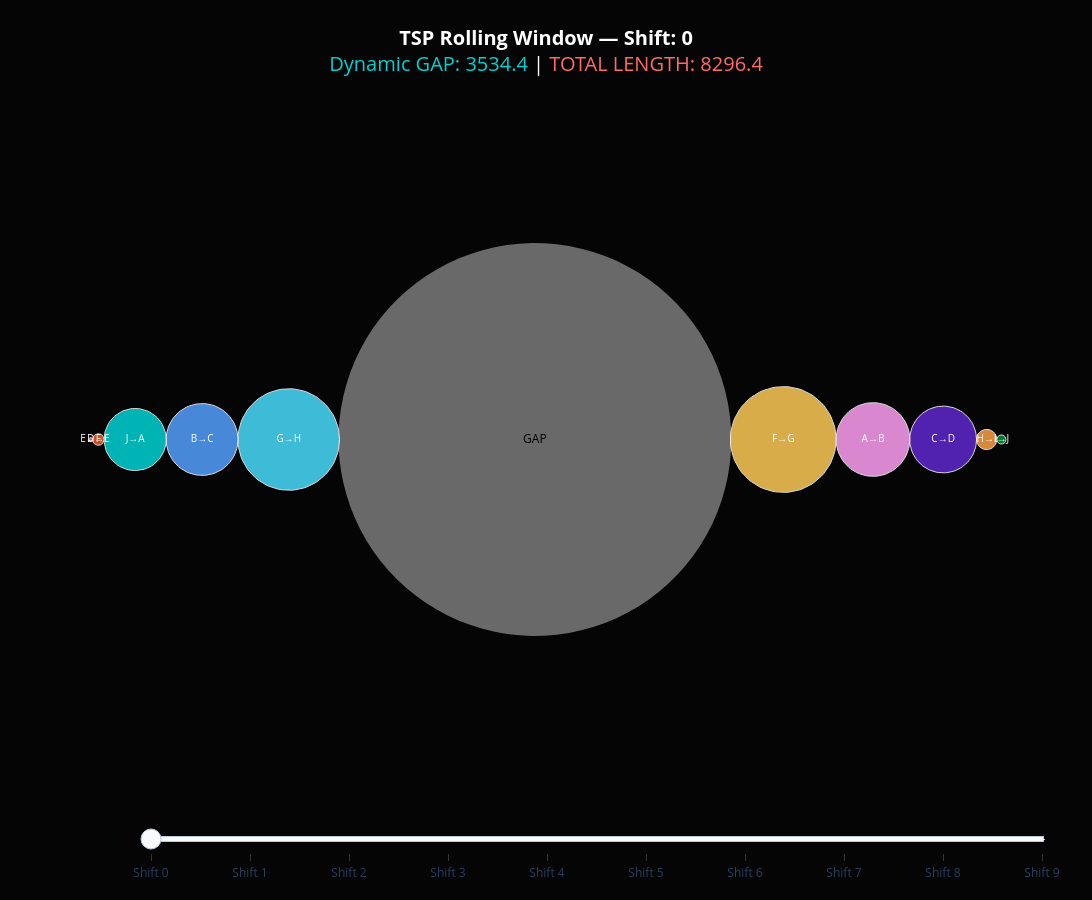

Notebook source saved alongside this figure:
### Code cell
import numpy as np
import plotly.graph_objects as go

# ============================================================
# TSP Chain — Circle Distribution (Dynamic Gap/Rolling Window)
# ============================================================

coords = np.array([
    [565.0, 575.0], [25.0, 185.0], [345.0, 750.0],
    [945.0, 685.0], [845.0, 655.0], [880.0, 660.0],
    [25.0, 230.0], [525.0, 1000.0], [580.0, 1175.0],
    [650.0, 1130.0],
])
city_names = ['A','B','C','D','E','F','G','H','I','J']
n = len(coords)

# --- Base 1D chain array: Loaded once, never re-ordered, just rolled ---
base_chain = []
base_labels = []
for i in range(n):
    j = (i + 1) % n
    d = np.linalg.norm(coords[j] - coords[i])
    base_chain.append(d)
    base_labels.append(f'{city_names[i]}→{city_names[j]}')

base_chain = np.array(base_chain)
base_labels = np.array(base_labels)

# Colormap for circles (11 colors to account for the GAP)
colors = [
    '#ff6b6b','#feca57','#48dbfb','#ff9ff3','#54a0ff',
    '#5f27cd','#00d2d3','#ff9f43','#ee5a24','#009432',
    '#ffffff' # GAP is white
]

def get_frame_data(shift):
    # 1. Shift the window (push bottom to top)
    W = np.roll(base_chain, -shift)
    L = np.roll(base_labels, -shift)

    # 2. THE CORE LOGIC: Gap is sum of interior elements (calculated backwards)
    # e.g., if W is [1,2,3,4,5], gap is 2+3+4 = 9.
    gap_val = np.sum(W[1:-1])
    
    # 3. Total Length recalculates every time
    total_val = np.sum(W) + gap_val

    # 4. Include the gap into the data BEFORE the sort
    full_W = np.append(W, gap_val)
    full_L = np.append(L, "GAP")

    # 5. Sort descending
    order = np.argsort(full_W)[::-1]
    sorted_r = full_W[order]
    sorted_labels = [full_L[i] for i in order]

    # 6. Distribute on horizontal line (Largest center, weave left/right)
    centers = np.zeros(len(sorted_r))
    right_edge = sorted_r[0]
    left_edge = -sorted_r[0]

    for idx in range(1, len(sorted_r)):
        r = sorted_r[idx]
        if idx % 2 == 1:
            centers[idx] = right_edge + r
            right_edge = centers[idx] + r
        else:
            centers[idx] = left_edge - r
            left_edge = centers[idx] - r

    # 7. Build trace data
    traces = []
    theta = np.linspace(0, 2*np.pi, 100)
    for idx in range(len(sorted_r)):
        r = sorted_r[idx]
        cx = centers[idx]
        x = cx + r * np.cos(theta)
        y = r * np.sin(theta)
        
        # Color tracking: Make the GAP stand out, loop colors for the rest
        is_gap = sorted_labels[idx] == "GAP"
        fill_color = '#ffffff' if is_gap else colors[idx % (len(colors)-1)]

        traces.append(go.Scatter(
            x=x, y=y,
            mode='lines',
            fill='toself',
            fillcolor=fill_color,
            line=dict(color='white', width=2 if is_gap else 1),
            name=f'{sorted_labels[idx]} r={r:.1f}',
            hoverinfo='name',
            showlegend=False,
            opacity=0.85 if not is_gap else 0.4
        ))
        traces.append(go.Scatter(
            x=[cx], y=[0],
            mode='text',
            text=[sorted_labels[idx]],
            textposition='middle center',
            textfont=dict(color='black' if is_gap else 'white', size=12 if is_gap else 10),
            showlegend=False,
            hoverinfo='skip'
        ))

    # Dynamic Title formatting
    title_text = (f'<b>TSP Rolling Window — Shift: {shift}</b><br>'
                  f'<span style="color:#00d2d3">Dynamic GAP: {gap_val:.1f}</span> | '
                  f'<span style="color:#ff6b6b">TOTAL LENGTH: {total_val:.1f}</span>')
    return traces, title_text

# --- Initialize Figure ---
fig = go.Figure()
init_traces, init_title = get_frame_data(0)
for trace in init_traces:
    fig.add_trace(trace)

# --- Generate Frames for every shift state ---
frames = []
for shift in range(n):
    f_traces, f_title = get_frame_data(shift)
    frames.append(go.Frame(
        data=f_traces,
        name=str(shift),
        layout=go.Layout(title_text=f_title)
    ))
fig.frames = frames

# --- Slider for stepping forwards/backwards interactively ---
sliders = [{
    "pad": {"b": 10, "t": 50},
    "len": 0.9,
    "x": 0.1,
    "y": 0,
    "currentvalue": {"visible": False},
    "steps": [
        {
            "args": [[str(shift)], {"frame": {"duration": 0, "redraw": True}, "mode": "immediate"}],
            "label": f"Shift {shift}",
            "method": "animate"
        }
        for shift in range(n)
    ]
}]

fig.update_layout(
    title=dict(text=init_title, font=dict(color='white', size=20), x=0.5, y=0.95),
    paper_bgcolor='#050505',
    plot_bgcolor='#050505',
    xaxis=dict(showgrid=False, zeroline=False, showticklabels=False),
    yaxis=dict(showgrid=False, zeroline=False, showticklabels=False, scaleanchor='x', scaleratio=1),
    hovermode='closest',
    margin=dict(l=40, r=40, t=100, b=40),
    width=2560,
    height=900,
    sliders=sliders
)

# Run in notebook or export
fig.show()
# fig.write_html('tsp_rolling_gap.html')
